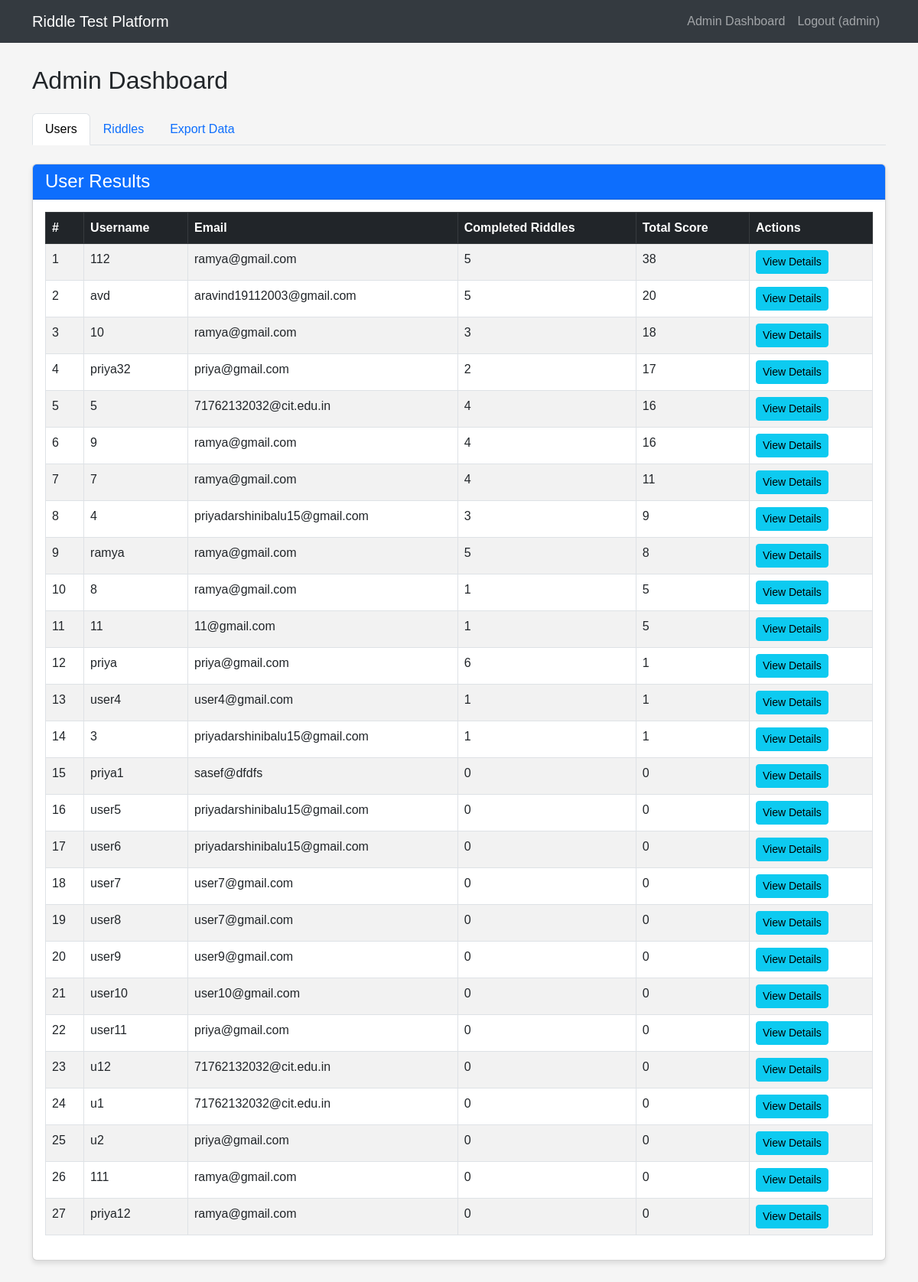
Page /admin_dashboard (signed in) on the committed database.
### tables this page shows
CREATE TABLE users (
            id INTEGER PRIMARY KEY AUTOINCREMENT,
            username TEXT NOT NULL UNIQUE,
            email TEXT NOT NULL,
            password TEXT NOT NULL,
            is_admin INTEGER DEFAULT 0
        , test_completed INTEGER DEFAULT 0);

### app.py (the view)
@app.route('/admin_dashboard')
def admin_dashboard():
    if 'user_id' not in session or not session.get('is_admin'):
        flash('Unauthorized access.')
        return redirect(url_for('login'))
    conn = sqlite3.connect('riddle_test.db')
    c = conn.cursor()
    c.execute('''
        SELECT u.id, u.username, u.email,
               (SELECT COUNT(*) FROM user_progress WHERE user_id = u.id AND completed = 1) as completed_riddles,
               (SELECT SUM(score) FROM user_progress WHERE user_id = u.id AND completed = 1) as total_score
        FROM users u
        WHERE u.is_admin = 0
        ORDER BY total_score DESC
    ''')
    users_data = c.fetchall()
    c.execute("SELECT id, question, answer FROM riddles ORDER BY id")
    riddles_data = c.fetchall()
    conn.close()
    users = []
    for user in users_data:
        users.append({
            'id': user[0],
            'username': user[1],
            'email': user[2],
            'completed_riddles': user[3],
            'total_score': user[4] or 0
        })
    riddles = []
    for riddle in riddles_data:
        riddles.append({
            'id': riddle[0],
            'question': riddle[1],
            'answer': riddle[2]
        })
    return render_template('admin_dashboard.html', users=users, riddles=riddles)

### templates/admin_dashboard.html (shortened to what this page needs)
{% extends 'base.html' %} {% block content %}
<h2 class="mb-4">Admin Dashboard</h2>
<ul class="nav nav-tabs mb-4" id="adminTabs" role="tablist">
  <li class="nav-item" role="presentation">
    <button
      class="nav-link active"
      id="users-tab"
      data-bs-toggle="tab"
      data-bs-target="#users"
      type="button"
      role="tab"
    >
      Users
    </button>
  </li>
  <li class="nav-item" role="presentation">
    <button
      class="nav-link"
      id="riddles-tab"
      data-bs-toggle="tab"
      data-bs-target="#riddles"
      type="button"
      role="tab"
    >
      Riddles
    </button>
  </li>
  <li class="nav-item" role="presentation">
    <button
      class="nav-link"
      id="export-tab"
      data-bs-toggle="tab"
      data-bs-target="#export"
      type="button"
      role="tab"
    >
      Export Data
    </button>
  </li>
</ul>
<div class="tab-content" id="adminTabContent">
  <div
    class="tab-pane fade show active"
    id="users"
    role="tabpanel"
    aria-labelledby="users-tab"
  >
    <div class="card">
      <div class="card-header bg-primary text-white">
        <h4 class="mb-0">User Results</h4>
      </div>
      <div class="card-body">
        <div class="table-responsive">
          <table class="table table-striped table-bordered">
            <thead class="table-dark">
              <tr>
                <th>#</th>
                <th>Username</th>
                <th>Email</th>
                <th>Completed Riddles</th>
                <th>Total Score</th>
                <th>Actions</th>
              </tr>
            </thead>
            <tbody>
              {% for user in users %}
              <tr>
                <td>{{ loop.index }}</td>
                <td>{{ user.username }}</td>
                <td>{{ user.email }}</td>
                <td>{{ user.completed_riddles }}</td>
                <td>{{ user.total_score }}</td>
                <td>
                  <a
                    href="{{ url_for('user_detail', user_id=user.id) }}"
                    class="btn btn-sm btn-info"
                  >
                    View Details
                  </a>
                </td>
              </tr>
              {% endfor %}
            </tbody>
          </table>
        </div>
      </div>
    </div>
  </div>
</div>
{% endblock %}

### templates/base.html (style rules this page uses)
body { font-family: "Arial", sans-serif; background-color: #f5f5f5; padding-bottom: 50px; }
.card { margin-bottom: 20px; box-shadow: 0 4px 6px rgba(0, 0, 0, 0.1); }

### rows in the picture
users: username "112", email "ramya@gmail.com", completed_riddles "5", total_score "38"
users: username "avd", email "aravind19112003@gmail.com", completed_riddles "5", total_score "20"
users: username "10", email "ramya@gmail.com", completed_riddles "3", total_score "18"
users: username "priya32", email "priya@gmail.com", completed_riddles "2", total_score "17"
users: username "5", email "71762132032@cit.edu.in", completed_riddles "4", total_score "16"
users: username "9", email "ramya@gmail.com", completed_riddles "4", total_score "16"
users: username "7", email "ramya@gmail.com", completed_riddles "4", total_score "11"
users: username "4", email "priyadarshinibalu15@gmail.com", completed_riddles "3", total_score "9"
users: username "ramya", email "ramya@gmail.com", completed_riddles "5", total_score "8"
users: username "8", email "ramya@gmail.com", completed_riddles "1", total_score "5"
users: username "11", email "11@gmail.com", completed_riddles "1", total_score "5"
users: username "priya", email "priya@gmail.com", completed_riddles "6", total_score "1"
users: username "user4", email "user4@gmail.com", completed_riddles "1", total_score "1"
users: username "3", email "priyadarshinibalu15@gmail.com", completed_riddles "1", total_score "1"
users: username "priya1", email "sasef@dfdfs", completed_riddles "0", total_score "0"
users: username "user5", email "priyadarshinibalu15@gmail.com", completed_riddles "0", total_score "0"
users: username "user6", email "priyadarshinibalu15@gmail.com", completed_riddles "0", total_score "0"
users: username "user7", email "user7@gmail.com", completed_riddles "0", total_score "0"
users: username "user8", email "user7@gmail.com", completed_riddles "0", total_score "0"
users: username "user9", email "user9@gmail.com", completed_riddles "0", total_score "0"
users: username "user10", email "user10@gmail.com", completed_riddles "0", total_score "0"
users: username "user11", email "priya@gmail.com", completed_riddles "0", total_score "0"
users: username "u12", email "71762132032@cit.edu.in", completed_riddles "0", total_score "0"
users: username "u1", email "71762132032@cit.edu.in", completed_riddles "0", total_score "0"
users: username "u2", email "priya@gmail.com", completed_riddles "0", total_score "0"
users: username "111", email "ramya@gmail.com", completed_riddles "0", total_score "0"
users: username "priya12", email "ramya@gmail.com", completed_riddles "0", total_score "0"

### other values in the picture
{{ session.get('username') }} "admin"
